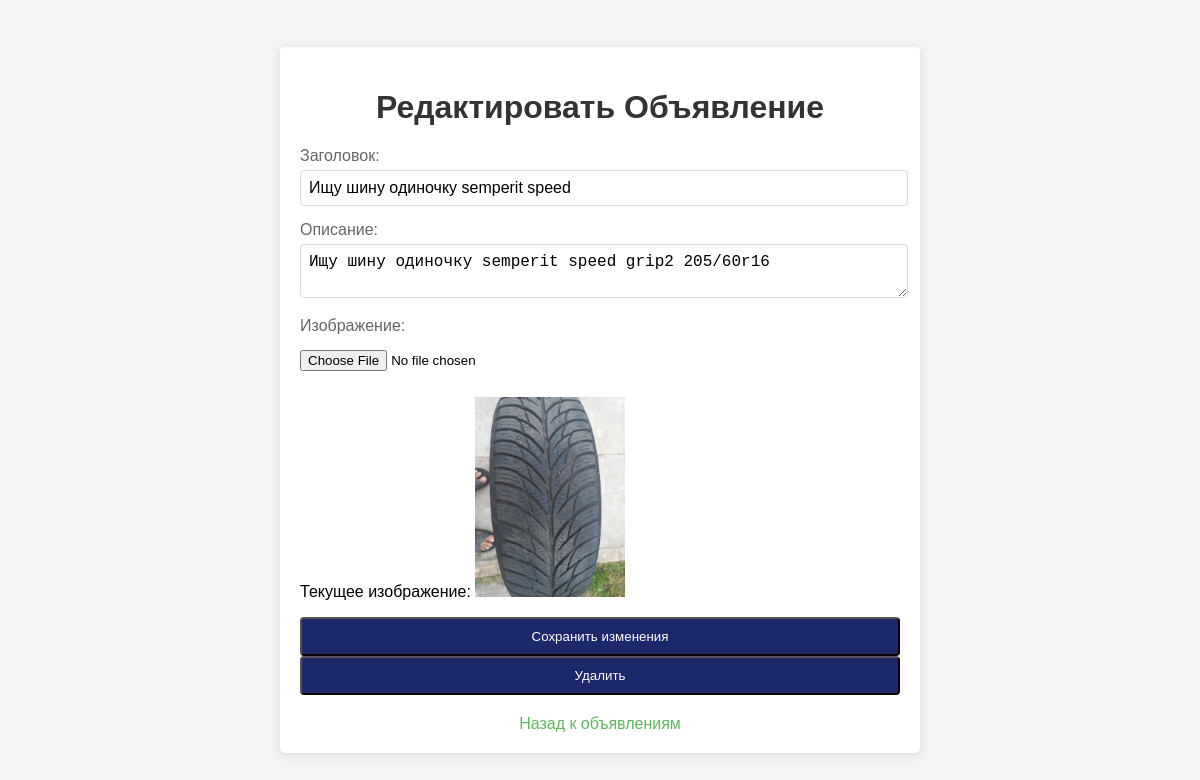
Screenshot of /edit_ad/5 (signed in) with the database file from the repository.
### app.py (models this page shows)
class Ad(db.Model):
    id = db.Column(db.Integer, primary_key=True)
    title = db.Column(db.String(200), nullable=False)
    description = db.Column(db.Text, nullable=False)
    image_filename = db.Column(db.String(200), nullable=True)
    user_id = db.Column(db.Integer, db.ForeignKey('user.id'), nullable=False)  # Связь с пользователем

### app.py (the view, shortened to what this page needs)
@app.route('/edit_ad/<int:ad_id>', methods=['GET', 'POST'])
@login_required
def edit_ad(ad_id):
    ad = Ad.query.get_or_404(ad_id)
    if ad.user_id != current_user.id:
        flash('У вас нет прав для редактирования этого объявления.', 'danger')
        return redirect(url_for('index'))
    return render_template('edit_ad.html', ad=ad)

### app.py (called while the page is built)
@login_manager.user_loader
def load_user(user_id):
    return User.query.get(int(user_id))

### templates/edit_ad.html (shortened to what this page needs)
<!DOCTYPE html>
<html lang="ru">
<head>
    <link rel="stylesheet" href="{{ url_for('static', filename='styles.css') }}">
</head>
<body>
    <div class="container">
        <h1>Редактировать Объявление</h1>
        <form method="POST" enctype="multipart/form-data">
            <div class="form-group">
                <label for="title">Заголовок:</label>
                <input type="text" id="title" name="title" value="{{ ad.title }}" required>
            </div>
            <div class="form-group">
                <label for="description">Описание:</label>
                <textarea id="description" name="description" required>{{ ad.description }}</textarea>
            </div>
            <div class="form-group">
                <label for="image">Изображение:</label>
                <input type="file" id="image" name="image">
                {% if ad.image_filename %}
                    <p>Текущее изображение: <img src="{{ url_for('static', filename='uploads/' + ad.image_filename) }}" alt="Текущее изображение" style="max-width: 200px; max-height: 200px;"></p>
                {% endif %}
            </div>
            <button type="submit">Сохранить изменения</button>
        </form>
        <form action="{{ url_for('delete_ad', ad_id=ad.id) }}" method="post" style="display:inline;">
            <button type="submit" class="btn btn-danger" onclick="return confirm('Вы уверены, что хотите удалить это объявление?');">
                Удалить
            </button>
        </form>
        <a href="{{ url_for('index') }}">Назад к объявлениям</a>
    </div>
</body>
</html>

### templates/edit_ad.html (style rules this page uses)
body { font-family: Arial, sans-serif; background-color: #f4f4f4; display: flex; justify-content: center; align-items: center; height: 100vh; margin: 0; }
.container { background: white; padding: 20px; border-radius: 5px; box-shadow: 0 2px 10px rgba(0, 0, 0, 0.1); max-width: 600px; width: 100%; }
h1 { text-align: center; color: #333; }
.form-group { margin-bottom: 15px; }
label { display: block; margin-bottom: 5px; color: #666; }
input[type="text"], textarea { width: calc(100% - 10px); padding: 8px; border: 1px solid #ddd; border-radius: 4px; font-size: 16px; }
textarea { resize: vertical; }
input[type="file"] { margin: 10px 0; }
button { background-color: #1c286a; color: white; padding: 10px; border-radius: 4px; cursor: pointer; width: 100%; }
a { display: block; text-align: center; margin-top: 20px; color: #5cb85c; text-decoration: none; }

### rows the page displays
Ad: title "Ищу шину одиночку semperit speed", description "Ищу шину одиночку semperit speed grip2 205/60r16", image_filename (picture)
